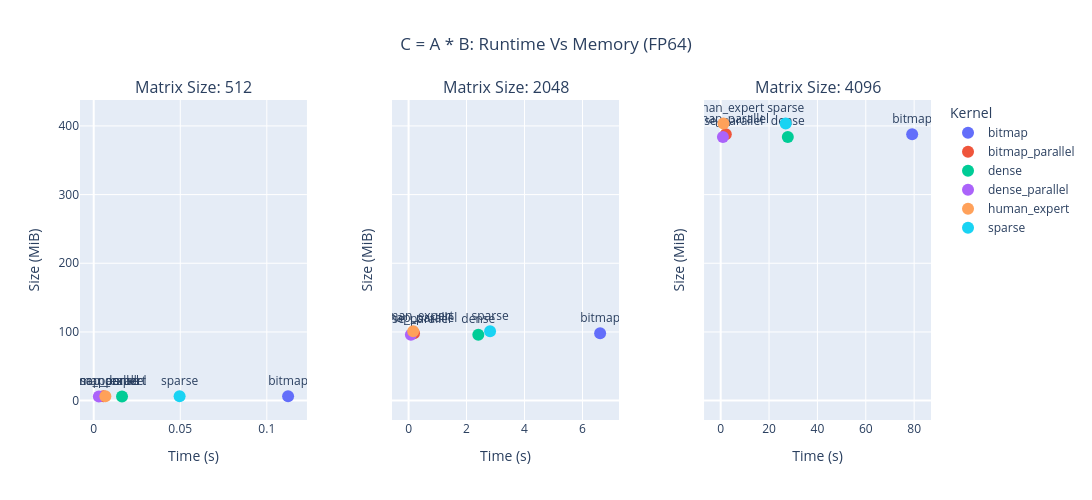

The notebook cell this image was saved under:
### Code cell
SIZES = [512, 2048, 4096]
SPARSITY = 20

fig = make_subplots(
    rows=1, 
    cols=3,
    subplot_titles=(f'Matrix Size: {SIZES[0]}',
                   f'Matrix Size: {SIZES[1]}',
                   f'Matrix Size: {SIZES[2]}',),
    horizontal_spacing=0.1,
    shared_yaxes=True,
    shared_xaxes=False
)


df_list = []
for size in SIZES:
    df_list.append(full_df[(full_df["M"] == size) & (full_df["sparsity"] == SPARSITY)])

unique_kernels = full_df['kernel'].unique()
color_sequence = px.colors.qualitative.Plotly

for i, df in enumerate(df_list, start=1):
    for j, kernel in enumerate(unique_kernels):
        kernel_df = df[df['kernel'] == kernel]
        fig.add_trace(
            go.Scatter(
                x=kernel_df['seconds'],
                y=kernel_df['mb'],
                mode='markers+text',
                name=kernel,
                text=kernel,
                textposition='top center',
                marker=dict(
                    size=15,
                    color=color_sequence[j % len(color_sequence)]
                ),
                hovertemplate=(
                    "Time: %{x:.2f}s<br>" +
                    "Memory: %{y:.2f} MiB<br>" +
                    "<extra></extra>"
                ),
                showlegend=True if i == 1 else False,
            ),
            row=1, col=i
        )

fig.update_layout(
    title_text="C = A * B: Runtime Vs Memory (FP64)",
    title_x=0.5,
    height=500,
    width=1600,
    legend_title_text='Kernel',
    hovermode='closest'
)

fig.update_xaxes(title_text="Time (s)", row=1, col=1)
fig.update_xaxes(title_text="Time (s)", row=1, col=2)
fig.update_xaxes(title_text="Time (s)", row=1, col=3)
fig.update_yaxes(title_text="Size (MiB)", row=1, col=1)
fig.update_yaxes(title_text="Size (MiB)", row=1, col=2)
fig.update_yaxes(title_text="Size (MiB)", row=1, col=3)

fig.update_traces(marker=dict(size=12), textposition='top center')

fig.show()

### Figure 1 — Plotly figure (JSON) as saved in the notebook; plotly's stock layout.template omitted (floating-point values rounded to 4 significant figures)
{"data": [{"hovertemplate": "Time: %{x:.2f}s<br>Memory: %{y:.2f} MiB<br><extra></extra>", "marker": {"color": "#636EFA", "size": 12}, "mode": "markers+text", "name": "bitmap", "showlegend": true, "text": "bitmap", "textposition": "top center", "type": "scatter", "x": [0.1123], "xaxis": "x", "y": [6.5], "yaxis": "y"}, {"hovertemplate": "Time: %{x:.2f}s<br>Memory: %{y:.2f} MiB<br><extra></extra>", "marker": {"color": "#EF553B", "size": 12}, "mode": "markers+text", "name": "bitmap_parallel", "showlegend": true, "text": "bitmap_parallel", "textposition": "top center", "type": "scatter", "x": [0.005591], "xaxis": "x", "y": [6.5], "yaxis": "y"}, {"hovertemplate": "Time: %{x:.2f}s<br>Memory: %{y:.2f} MiB<br><extra></extra>", "marker": {"color": "#00CC96", "size": 12}, "mode": "markers+text", "name": "dense", "showlegend": true, "text": "dense", "textposition": "top center", "type": "scatter", "x": [0.01635], "xaxis": "x", "y": [6.0], "yaxis": "y"}, {"hovertemplate": "Time: %{x:.2f}s<br>Memory: %{y:.2f} MiB<br><extra></extra>", "marker": {"color": "#AB63FA", "size": 12}, "mode": "markers+text", "name": "dense_parallel", "showlegend": true, "text": "dense_parallel", "textposition": "top center", "type": "scatter", "x": [0.002969], "xaxis": "x", "y": [6.0], "yaxis": "y"}, {"hovertemplate": "Time: %{x:.2f}s<br>Memory: %{y:.2f} MiB<br><extra></extra>", "marker": {"color": "#FFA15A", "size": 12}, "mode": "markers+text", "name": "human_expert", "showlegend": true, "text": "human_expert", "textposition": "top center", "type": "scatter", "x": [0.006729], "xaxis": "x", "y": [6.312], "yaxis": "y"}, {"hovertemplate": "Time: %{x:.2f}s<br>Memory: %{y:.2f} MiB<br><extra></extra>", "marker": {"color": "#19D3F3", "size": 12}, "mode": "markers+text", "name": "sparse", "showlegend": true, "text": "sparse", "textposition": "top center", "type": "scatter", "x": [0.04962], "xaxis": "x", "y": [6.312], "yaxis": "y"}, {"hovertemplate": "Time: %{x:.2f}s<br>Memory: %{y:.2f} MiB<br><extra></extra>", "marker": {"color": "#636EFA", "size": 12}, "mode": "markers+text", "name": "bitmap", "showlegend": false, "text": "bitmap", "textposition": "top center", "type": "scatter", "x": [6.609], "xaxis": "x2", "y": [98.0], "yaxis": "y2"}, {"hovertemplate": "Time: %{x:.2f}s<br>Memory: %{y:.2f} MiB<br><extra></extra>", "marker": {"color": "#EF553B", "size": 12}, "mode": "markers+text", "name": "bitmap_parallel", "showlegend": false, "text": "bitmap_parallel", "textposition": "top center", "type": "scatter", "x": [0.1881], "xaxis": "x2", "y": [98.0], "yaxis": "y2"}, {"hovertemplate": "Time: %{x:.2f}s<br>Memory: %{y:.2f} MiB<br><extra></extra>", "marker": {"color": "#00CC96", "size": 12}, "mode": "markers+text", "name": "dense", "showlegend": false, "text": "dense", "textposition": "top center", "type": "scatter", "x": [2.406], "xaxis": "x2", "y": [96.0], "yaxis": "y2"}, {"hovertemplate": "Time: %{x:.2f}s<br>Memory: %{y:.2f} MiB<br><extra></extra>", "marker": {"color": "#AB63FA", "size": 12}, "mode": "markers+text", "name": "dense_parallel", "showlegend": false, "text": "dense_parallel", "textposition": "top center", "type": "scatter", "x": [0.07986], "xaxis": "x2", "y": [96.0], "yaxis": "y2"}, {"hovertemplate": "Time: %{x:.2f}s<br>Memory: %{y:.2f} MiB<br><extra></extra>", "marker": {"color": "#FFA15A", "size": 12}, "mode": "markers+text", "name": "human_expert", "showlegend": false, "text": "human_expert", "textposition": "top center", "type": "scatter", "x": [0.1585], "xaxis": "x2", "y": [100.9], "yaxis": "y2"}, {"hovertemplate": "Time: %{x:.2f}s<br>Memory: %{y:.2f} MiB<br><extra></extra>", "marker": {"color": "#19D3F3", "size": 12}, "mode": "markers+text", "name": "sparse", "showlegend": false, "text": "sparse", "textposition": "top center", "type": "scatter", "x": [2.812], "xaxis": "x2", "y": [100.9], "yaxis": "y2"}, {"hovertemplate": "Time: %{x:.2f}s<br>Memory: %{y:.2f} MiB<br><extra></extra>", "marker": {"color": "#636EFA", "size": 12}, "mode": "markers+text", "name": "bitmap", "showlegend": false, "text": "bitmap", "textposition": "top center", "type": "scatter", "x": [79.18], "xaxis": "x3", "y": [388.0], "yaxis": "y3"}, {"hovertemplate": "Time: %{x:.2f}s<br>Memory: %{y:.2f} MiB<br><extra></extra>", "marker": {"color": "#EF553B", "size": 12}, "mode": "markers+text", "name": "bitmap_parallel", "showlegend": false, "text": "bitmap_parallel", "textposition": "top center", "type": "scatter", "x": [2.118], "xaxis": "x3", "y": [388.0], "yaxis": "y3"}, {"hovertemplate": "Time: %{x:.2f}s<br>Memory: %{y:.2f} MiB<br><extra></extra>", "marker": {"color": "#00CC96", "size": 12}, "mode": "markers+text", "name": "dense", "showlegend": false, "text": "dense", "textposition": "top center", "type": "scatter", "x": [27.76], "xaxis": "x3", "y": [384.0], "yaxis": "y3"}, {"hovertemplate": "Time: %{x:.2f}s<br>Memory: %{y:.2f} MiB<br><extra></extra>", "marker": {"color": "#AB63FA", "size": 12}, "mode": "markers+text", "name": "dense_parallel", "showlegend": false, "text": "dense_parallel", "textposition": "top center", "type": "scatter", "x": [0.9202], "xaxis": "x3", "y": [384.0], "yaxis": "y3"}, {"hovertemplate": "Time: %{x:.2f}s<br>Memory: %{y:.2f} MiB<br><extra></extra>", "marker": {"color": "#FFA15A", "size": 12}, "mode": "markers+text", "name": "human_expert", "showlegend": false, "text": "human_expert", "textposition": "top center", "type": "scatter", "x": [1.141], "xaxis": "x3", "y": [403.5], "yaxis": "y3"}, {"hovertemplate": "Time: %{x:.2f}s<br>Memory: %{y:.2f} MiB<br><extra></extra>", "marker": {"color": "#19D3F3", "size": 12}, "mode": "markers+text", "name": "sparse", "showlegend": false, "text": "sparse", "textposition": "top center", "type": "scatter", "x": [26.88], "xaxis": "x3", "y": [403.5], "yaxis": "y3"}], "layout": {"annotations": [{"font": {"size": 16}, "showarrow": false, "text": "Matrix Size: 512", "x": 0.1333, "xanchor": "center", "xref": "paper", "y": 1, "yanchor": "bottom", "yref": "paper"}, {"font": {"size": 16}, "showarrow": false, "text": "Matrix Size: 2048", "x": 0.5, "xanchor": "center", "xref": "paper", "y": 1, "yanchor": "bottom", "yref": "paper"}, {"font": {"size": 16}, "showarrow": false, "text": "Matrix Size: 4096", "x": 0.8667, "xanchor": "center", "xref": "paper", "y": 1, "yanchor": "bottom", "yref": "paper"}], "height": 500, "hovermode": "closest", "legend": {"title": {"text": "Kernel"}}, "title": {"text": "C = A * B: Runtime Vs Memory (FP64)", "x": 0.5}, "width": 1600, "xaxis": {"anchor": "y", "domain": [0, 0.2667], "title": {"text": "Time (s)"}}, "xaxis2": {"anchor": "y2", "domain": [0.3667, 0.6333], "title": {"text": "Time (s)"}}, "xaxis3": {"anchor": "y3", "domain": [0.7333, 1], "title": {"text": "Time (s)"}}, "yaxis": {"anchor": "x", "domain": [0, 1], "title": {"text": "Size (MiB)"}}, "yaxis2": {"anchor": "x2", "domain": [0, 1], "matches": "y", "showticklabels": false, "title": {"text": "Size (MiB)"}}, "yaxis3": {"anchor": "x3", "domain": [0, 1], "matches": "y", "showticklabels": false, "title": {"text": "Size (MiB)"}}}}
